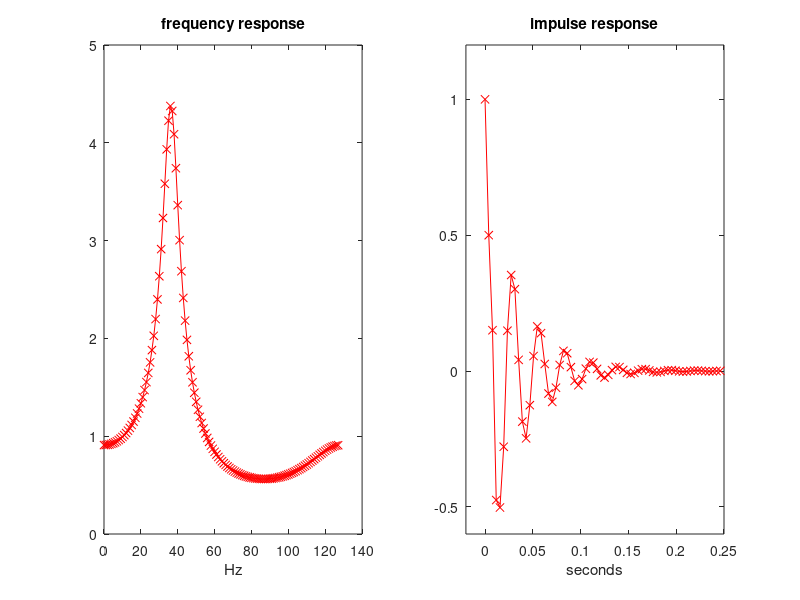

Write the MATLAB code that produced this figure.
%Reference IIR filter: frequency and impulse responses
fs=256; %sampling frequency in Hz
fmx=128; %input bandwidth in Hz
F=0:1:fmx-1; %response frequencies 0,1,2...Hz

%reference IIR filter
numd=1;
dend=[1 -0.5 0.1 0.5];
H=freqz(numd,dend,F,fs); %IIR frequency response
[h,th]=impz(numd,dend,64,fs); %impulse response

subplot(1,2,1)
plot(F,abs(H),'-rx'); hold on;
title('frequency response'); xlabel('Hz');

subplot(1,2,2)
plot(th,h,'-rx'); hold on;
axis([-0.02 0.25 -0.6 1.2]);
title('impulse response'); xlabel('seconds');
